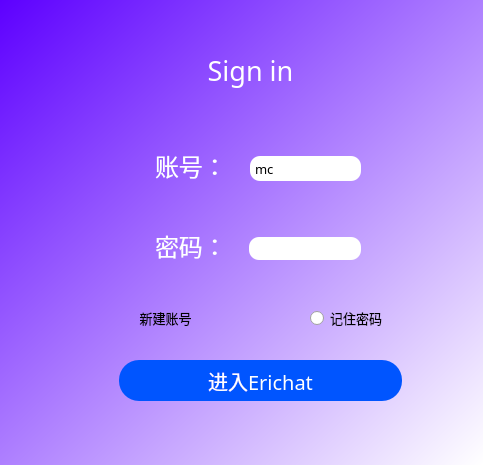
<?xml version="1.0" encoding="UTF-8"?>
<ui version="4.0">
 <class>Form</class>
 <widget class="QWidget" name="Form">
  <property name="geometry">
   <rect>
    <x>0</x>
    <y>0</y>
    <width>483</width>
    <height>465</height>
   </rect>
  </property>
  <property name="font">
   <font>
    <family>Microsoft YaHei</family>
    <weight>50</weight>
    <bold>false</bold>
   </font>
  </property>
  <property name="windowTitle">
   <string>Form</string>
  </property>
  <property name="styleSheet">
   <string notr="true">QWidget{
	/*background-color: rgb(0, 170, 255);*/
	border-top-left-radius:10px;
	border-top-right-radius:10px;
	border-bottom-left-radius:10px;
	border-bottom-right-radius:10px;
	background-color: qlineargradient(spread:pad, x1:0, y1:0, x2:1, y2:1, stop:0 rgba(93, 0, 255, 255), stop:1 rgba(255, 255, 255, 255));
}</string>
  </property>
  <widget class="QPushButton" name="pushButton">
   <property name="geometry">
    <rect>
     <x>119</x>
     <y>360</y>
     <width>283</width>
     <height>41</height>
    </rect>
   </property>
   <property name="font">
    <font>
     <family>Microsoft YaHei</family>
     <pointsize>15</pointsize>
     <weight>50</weight>
     <bold>false</bold>
    </font>
   </property>
   <property name="styleSheet">
    <string notr="true">QPushButton{
	background-color: rgb(0, 85, 255);
	border-radius:20px;
	border-width:4px;
	color:white;
	border-color:rgba(255,255,255,30);
}
</string>
   </property>
   <property name="text">
    <string>进入Erichat</string>
   </property>
  </widget>
  <widget class="QLabel" name="label">
   <property name="geometry">
    <rect>
     <x>170</x>
     <y>40</y>
     <width>161</width>
     <height>61</height>
    </rect>
   </property>
   <property name="font">
    <font>
     <family>Microsoft YaHei</family>
     <pointsize>20</pointsize>
     <weight>50</weight>
     <bold>false</bold>
    </font>
   </property>
   <property name="styleSheet">
    <string notr="true">color:white;
background-color:None;</string>
   </property>
   <property name="text">
    <string>Sign in</string>
   </property>
   <property name="alignment">
    <set>Qt::AlignCenter</set>
   </property>
  </widget>
  <widget class="QLabel" name="label_2">
   <property name="geometry">
    <rect>
     <x>155</x>
     <y>150</y>
     <width>81</width>
     <height>31</height>
    </rect>
   </property>
   <property name="font">
    <font>
     <family>Microsoft YaHei</family>
     <pointsize>18</pointsize>
     <weight>50</weight>
     <bold>false</bold>
    </font>
   </property>
   <property name="styleSheet">
    <string notr="true">color:white;
background-color:None;</string>
   </property>
   <property name="text">
    <string>账号：</string>
   </property>
  </widget>
  <widget class="QComboBox" name="comboBox">
   <property name="geometry">
    <rect>
     <x>250</x>
     <y>156</y>
     <width>111</width>
     <height>25</height>
    </rect>
   </property>
   <property name="font">
    <font>
     <family>Microsoft YaHei</family>
     <pointsize>10</pointsize>
     <weight>50</weight>
     <bold>false</bold>
    </font>
   </property>
   <property name="styleSheet">
    <string notr="true">QComboBox{
	background-color:None;
	border-radius:10px;
}
QComboBox::drop-down{
	width:30px;
	border-top-right-radius:10px;
	border-botton-right-radius:10px;
	background-color:None;
}
QComboBox::down-arrow{
	border-image:url(:/icon/down.png)
}
QComboBox QAbstractItemView{
	outline:0px;
	background:None;
	border-radius:8px;
	selection-background-color:grey;
}
QComboBox QAbstractItemView::item{
	background-color:None;
	min-height:30px;
}
QComboBox QScrollBar::vertical{
	width:6px;
	background-color:None;
	border:None;
}
QComboBox QScrollBar::handle::vertical{
	border-radius:3px;
	background-color:grey;
}
QComboBox QScrollBar::handle::vertical::hover{
	background-color:grey;
}
QComboBox QScrollBar::add-line::vertical{
	background-color:None;
}
QComboBox QScrollBar::sub-line::vertical{
	border:None;
}</string>
   </property>
   <property name="maxVisibleItems">
    <number>5</number>
   </property>
   <property name="duplicatesEnabled">
    <bool>false</bool>
   </property>
   <item>
    <property name="text">
     <string>mc</string>
    </property>
   </item>
   <item>
    <property name="text">
     <string>users</string>
    </property>
   </item>
   <item>
    <property name="text">
     <string>jvav</string>
    </property>
   </item>
   <item>
    <property name="text">
     <string>pygame</string>
    </property>
   </item>
   <item>
    <property name="text">
     <string>a1</string>
    </property>
   </item>
   <item>
    <property name="text">
     <string>a2</string>
    </property>
   </item>
   <item>
    <property name="text">
     <string>linux</string>
    </property>
   </item>
   <item>
    <property name="text">
     <string>114</string>
    </property>
   </item>
   <item>
    <property name="text">
     <string>because520</string>
    </property>
   </item>
   <item>
    <property name="text">
     <string>a3</string>
    </property>
   </item>
   <item>
    <property name="text">
     <string>admin</string>
    </property>
   </item>
  </widget>
  <widget class="QLabel" name="label_3">
   <property name="geometry">
    <rect>
     <x>155</x>
     <y>230</y>
     <width>81</width>
     <height>31</height>
    </rect>
   </property>
   <property name="font">
    <font>
     <family>Microsoft YaHei</family>
     <pointsize>18</pointsize>
     <weight>50</weight>
     <bold>false</bold>
    </font>
   </property>
   <property name="styleSheet">
    <string notr="true">background-color:None;
color:white;</string>
   </property>
   <property name="text">
    <string>密码：</string>
   </property>
  </widget>
  <widget class="QLineEdit" name="lineEdit">
   <property name="geometry">
    <rect>
     <x>249</x>
     <y>237</y>
     <width>112</width>
     <height>23</height>
    </rect>
   </property>
   <property name="font">
    <font>
     <family>Microsoft YaHei</family>
     <pointsize>10</pointsize>
     <weight>75</weight>
     <bold>true</bold>
    </font>
   </property>
   <property name="cursor">
    <cursorShape>IBeamCursor</cursorShape>
   </property>
   <property name="styleSheet">
    <string notr="true">background-color:None;
border-radius:10px;</string>
   </property>
   <property name="maxLength">
    <number>10</number>
   </property>
   <property name="echoMode">
    <enum>QLineEdit::Password</enum>
   </property>
   <property name="alignment">
    <set>Qt::AlignCenter</set>
   </property>
  </widget>
  <widget class="QRadioButton" name="radioButton">
   <property name="geometry">
    <rect>
     <x>310</x>
     <y>310</y>
     <width>101</width>
     <height>16</height>
    </rect>
   </property>
   <property name="font">
    <font>
     <family>Microsoft YaHei</family>
     <pointsize>10</pointsize>
     <weight>50</weight>
     <bold>false</bold>
    </font>
   </property>
   <property name="styleSheet">
    <string notr="true">background-color:None;</string>
   </property>
   <property name="text">
    <string>记住密码</string>
   </property>
  </widget>
  <widget class="QToolButton" name="toolButton">
   <property name="geometry">
    <rect>
     <x>135</x>
     <y>310</y>
     <width>61</width>
     <height>16</height>
    </rect>
   </property>
   <property name="font">
    <font>
     <family>Microsoft YaHei</family>
     <pointsize>10</pointsize>
     <weight>50</weight>
     <bold>false</bold>
    </font>
   </property>
   <property name="styleSheet">
    <string notr="true">background-color:None;</string>
   </property>
   <property name="text">
    <string>新建账号</string>
   </property>
  </widget>
 </widget>
 <resources>
  <include location="img.qrc"/>
 </resources>
 <connections/>
</ui>
